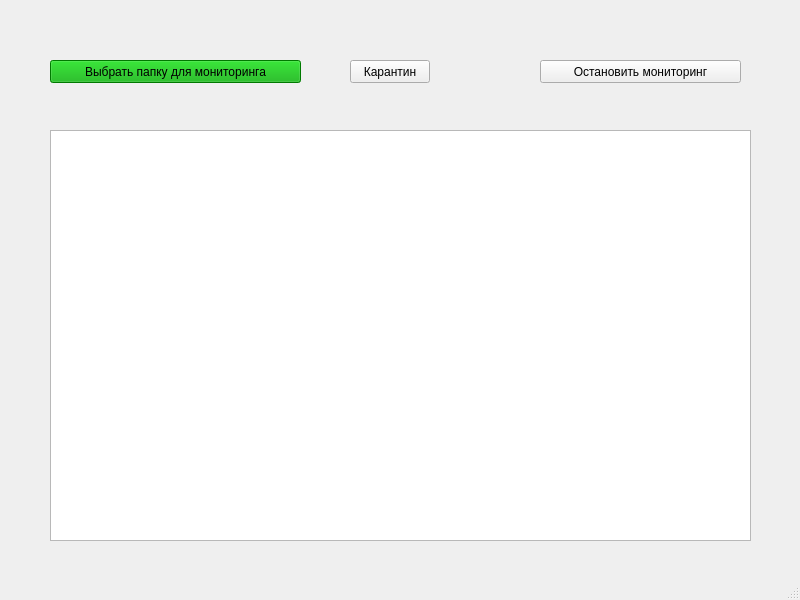
<?xml version="1.0" encoding="UTF-8"?>
<ui version="4.0">
 <class>MainWindow</class>
 <widget class="QMainWindow" name="MainWindow">
  <property name="geometry">
   <rect>
    <x>0</x>
    <y>0</y>
    <width>800</width>
    <height>600</height>
   </rect>
  </property>
  <property name="windowTitle">
   <string>MainWindow</string>
  </property>
  <widget class="QWidget" name="centralwidget">
   <widget class="QPushButton" name="selectFolderButton">
    <property name="geometry">
     <rect>
      <x>50</x>
      <y>60</y>
      <width>251</width>
      <height>23</height>
     </rect>
    </property>
    <property name="styleSheet">
     <string notr="true">background-color: rgb(0, 170, 0);</string>
    </property>
    <property name="text">
     <string>Выбрать папку для мониторинга</string>
    </property>
   </widget>
   <widget class="QListWidget" name="listWidget">
    <property name="geometry">
     <rect>
      <x>50</x>
      <y>130</y>
      <width>701</width>
      <height>411</height>
     </rect>
    </property>
    <property name="verticalScrollBarPolicy">
     <enum>Qt::ScrollBarAsNeeded</enum>
    </property>
    <property name="autoScroll">
     <bool>true</bool>
    </property>
    <property name="movement">
     <enum>QListView::Snap</enum>
    </property>
   </widget>
   <widget class="QPushButton" name="stopButton">
    <property name="geometry">
     <rect>
      <x>540</x>
      <y>60</y>
      <width>201</width>
      <height>23</height>
     </rect>
    </property>
    <property name="text">
     <string>Остановить мониторинг</string>
    </property>
   </widget>
   <widget class="QPushButton" name="pushButton">
    <property name="geometry">
     <rect>
      <x>350</x>
      <y>60</y>
      <width>80</width>
      <height>23</height>
     </rect>
    </property>
    <property name="text">
     <string>Карантин</string>
    </property>
   </widget>
  </widget>
  <widget class="QMenuBar" name="menubar">
   <property name="geometry">
    <rect>
     <x>0</x>
     <y>0</y>
     <width>800</width>
     <height>20</height>
    </rect>
   </property>
  </widget>
  <widget class="QStatusBar" name="statusbar"/>
 </widget>
 <resources/>
 <connections/>
</ui>
